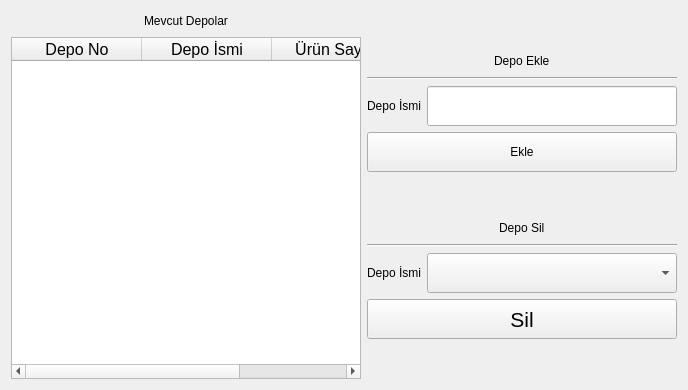
      <widget class="QWidget" name="tab_depo">
       <attribute name="title">
        <string>Depolar</string>
       </attribute>
       <layout class="QVBoxLayout" name="verticalLayout_7">
        <item>
         <layout class="QHBoxLayout" name="horizontalLayout_61">
          <item>
           <layout class="QHBoxLayout" name="horizontalLayout_59">
            <item>
             <layout class="QVBoxLayout" name="verticalLayout_13">
              <property name="sizeConstraint">
               <enum>QLayout::SetMinimumSize</enum>
              </property>
              <item>
               <layout class="QHBoxLayout" name="horizontalLayout_29">
                <item>
                 <spacer name="horizontalSpacer_28">
                  <property name="orientation">
                   <enum>Qt::Horizontal</enum>
                  </property>
                  <property name="sizeHint" stdset="0">
                   <size>
                    <width>40</width>
                    <height>20</height>
                   </size>
                  </property>
                 </spacer>
                </item>
                <item>
                 <widget class="QLabel" name="label_2">
                  <property name="text">
                   <string>Mevcut Depolar</string>
                  </property>
                 </widget>
                </item>
                <item>
                 <spacer name="horizontalSpacer_29">
                  <property name="orientation">
                   <enum>Qt::Horizontal</enum>
                  </property>
                  <property name="sizeHint" stdset="0">
                   <size>
                    <width>40</width>
                    <height>20</height>
                   </size>
                  </property>
                 </spacer>
                </item>
               </layout>
              </item>
              <item>
               <widget class="QTableWidget" name="table_depolar">
                <property name="minimumSize">
                 <size>
                  <width>350</width>
                  <height>300</height>
                 </size>
                </property>
                <property name="styleSheet">
                 <string notr="true">font: 10pt &quot;MS Shell Dlg 2&quot;;</string>
                </property>
                <attribute name="horizontalHeaderDefaultSectionSize">
                 <number>130</number>
                </attribute>
                <attribute name="horizontalHeaderStretchLastSection">
                 <bool>false</bool>
                </attribute>
                <attribute name="verticalHeaderVisible">
                 <bool>false</bool>
                </attribute>
                <attribute name="verticalHeaderCascadingSectionResizes">
                 <bool>false</bool>
                </attribute>
                <attribute name="verticalHeaderShowSortIndicator" stdset="0">
                 <bool>false</bool>
                </attribute>
                <column>
                 <property name="text">
                  <string>Depo No</string>
                 </property>
                 <property name="font">
                  <font>
                   <pointsize>12</pointsize>
                  </font>
                 </property>
                </column>
                <column>
                 <property name="text">
                  <string>Depo İsmi</string>
                 </property>
                 <property name="font">
                  <font>
                   <pointsize>12</pointsize>
                  </font>
                 </property>
                </column>
                <column>
                 <property name="text">
                  <string>Ürün Sayısı</string>
                 </property>
                 <property name="font">
                  <font>
                   <pointsize>12</pointsize>
                  </font>
                 </property>
                </column>
               </widget>
              </item>
             </layout>
            </item>
           </layout>
          </item>
          <item>
           <layout class="QVBoxLayout" name="verticalLayout_31">
            <item>
             <layout class="QVBoxLayout" name="verticalLayout_30">
              <item>
               <layout class="QVBoxLayout" name="verticalLayout_29">
                <item>
                 <spacer name="verticalSpacer_37">
                  <property name="orientation">
                   <enum>Qt::Vertical</enum>
                  </property>
                  <property name="sizeHint" stdset="0">
                   <size>
                    <width>20</width>
                    <height>40</height>
                   </size>
                  </property>
                 </spacer>
                </item>
                <item>
                 <layout class="QVBoxLayout" name="verticalLayout_26">
                  <item>
                   <layout class="QVBoxLayout" name="verticalLayout_24">
                    <item>
                     <layout class="QHBoxLayout" name="horizontalLayout_54">
                      <item>
                       <spacer name="horizontalSpacer_53">
                        <property name="orientation">
                         <enum>Qt::Horizontal</enum>
                        </property>
                        <property name="sizeHint" stdset="0">
                         <size>
                          <width>40</width>
                          <height>20</height>
                         </size>
                        </property>
                       </spacer>
                      </item>
                      <item>
                       <widget class="QLabel" name="label_3">
                        <property name="text">
                         <string>Depo Ekle</string>
                        </property>
                       </widget>
                      </item>
                      <item>
                       <spacer name="horizontalSpacer_54">
                        <property name="orientation">
                         <enum>Qt::Horizontal</enum>
                        </property>
                        <property name="sizeHint" stdset="0">
                         <size>
                          <width>40</width>
                          <height>20</height>
                         </size>
                        </property>
                       </spacer>
                      </item>
                     </layout>
                    </item>
                    <item>
                     <widget class="Line" name="line_2">
                      <property name="orientation">
                       <enum>Qt::Horizontal</enum>
                      </property>
                     </widget>
                    </item>
                    <item>
                     <layout class="QHBoxLayout" name="horizontalLayout_53">
                      <item>
                       <widget class="QLabel" name="label_6">
                        <property name="maximumSize">
                         <size>
                          <width>100</width>
                          <height>16777215</height>
                         </size>
                        </property>
                        <property name="text">
                         <string>Depo İsmi</string>
                        </property>
                       </widget>
                      </item>
                      <item>
                       <widget class="QLineEdit" name="depo_ekleme">
                        <property name="sizePolicy">
                         <sizepolicy hsizetype="Minimum" vsizetype="Fixed">
                          <horstretch>0</horstretch>
                          <verstretch>0</verstretch>
                         </sizepolicy>
                        </property>
                        <property name="minimumSize">
                         <size>
                          <width>250</width>
                          <height>40</height>
                         </size>
                        </property>
                        <property name="styleSheet">
                         <string notr="true">font: 14pt &quot;Georgia&quot;;</string>
                        </property>
                        <property name="text">
                         <string/>
                        </property>
                       </widget>
                      </item>
                     </layout>
                    </item>
                   </layout>
                  </item>
                  <item>
                   <layout class="QHBoxLayout" name="horizontalLayout_58">
                    <item>
                     <widget class="QPushButton" name="ekle_buton">
                      <property name="sizePolicy">
                       <sizepolicy hsizetype="Minimum" vsizetype="Fixed">
                        <horstretch>0</horstretch>
                        <verstretch>0</verstretch>
                       </sizepolicy>
                      </property>
                      <property name="minimumSize">
                       <size>
                        <width>130</width>
                        <height>40</height>
                       </size>
                      </property>
                      <property name="cursor">
                       <cursorShape>PointingHandCursor</cursorShape>
                      </property>
                      <property name="text">
                       <string>Ekle</string>
                      </property>
                     </widget>
                    </item>
                   </layout>
                  </item>
                 </layout>
                </item>
               </layout>
              </item>
              <item>
               <spacer name="verticalSpacer_38">
                <property name="orientation">
                 <enum>Qt::Vertical</enum>
                </property>
                <property name="sizeHint" stdset="0">
                 <size>
                  <width>20</width>
                  <height>40</height>
                 </size>
                </property>
               </spacer>
              </item>
             </layout>
            </item>
            <item>
             <layout class="QVBoxLayout" name="verticalLayout_28">
              <item>
               <layout class="QVBoxLayout" name="verticalLayout_27">
                <item>
                 <layout class="QVBoxLayout" name="verticalLayout_25">
                  <item>
                   <layout class="QHBoxLayout" name="horizontalLayout_55">
                    <item>
                     <spacer name="horizontalSpacer_55">
                      <property name="orientation">
                       <enum>Qt::Horizontal</enum>
                      </property>
                      <property name="sizeHint" stdset="0">
                       <size>
                        <width>40</width>
                        <height>20</height>
                       </size>
                      </property>
                     </spacer>
                    </item>
                    <item>
                     <widget class="QLabel" name="label_7">
                      <property name="text">
                       <string>Depo Sil</string>
                      </property>
                     </widget>
                    </item>
                    <item>
                     <spacer name="horizontalSpacer_56">
                      <property name="orientation">
                       <enum>Qt::Horizontal</enum>
                      </property>
                      <property name="sizeHint" stdset="0">
                       <size>
                        <width>40</width>
                        <height>20</height>
                       </size>
                      </property>
                     </spacer>
                    </item>
                   </layout>
                  </item>
                  <item>
                   <widget class="Line" name="line">
                    <property name="orientation">
                     <enum>Qt::Horizontal</enum>
                    </property>
                   </widget>
                  </item>
                  <item>
                   <layout class="QHBoxLayout" name="horizontalLayout_56">
                    <item>
                     <layout class="QHBoxLayout" name="horizontalLayout_57">
                      <item>
                       <widget class="QLabel" name="label_43">
                        <property name="maximumSize">
                         <size>
                          <width>100</width>
                          <height>16777215</height>
                         </size>
                        </property>
                        <property name="text">
                         <string>Depo İsmi</string>
                        </property>
                       </widget>
                      </item>
                      <item>
                       <widget class="QComboBox" name="depo_sil">
                        <property name="sizePolicy">
                         <sizepolicy hsizetype="Minimum" vsizetype="Fixed">
                          <horstretch>0</horstretch>
                          <verstretch>0</verstretch>
                         </sizepolicy>
                        </property>
                        <property name="minimumSize">
                         <size>
                          <width>250</width>
                          <height>40</height>
                         </size>
                        </property>
                       </widget>
                      </item>
                     </layout>
                    </item>
                   </layout>
                  </item>
                 </layout>
                </item>
               </layout>
              </item>
              <item>
               <layout class="QHBoxLayout" name="horizontalLayout_60">
                <item>
                 <widget class="QPushButton" name="delete_depo_btn">
                  <property name="sizePolicy">
                   <sizepolicy hsizetype="Minimum" vsizetype="Fixed">
                    <horstretch>0</horstretch>
                    <verstretch>0</verstretch>
                   </sizepolicy>
                  </property>
                  <property name="minimumSize">
                   <size>
                    <width>130</width>
                    <height>40</height>
                   </size>
                  </property>
                  <property name="font">
                   <font>
                    <family>Tahoma</family>
                    <pointsize>16</pointsize>
                    <weight>50</weight>
                    <italic>false</italic>
                    <bold>false</bold>
                    <underline>false</underline>
                    <strikeout>false</strikeout>
                   </font>
                  </property>
                  <property name="cursor">
                   <cursorShape>PointingHandCursor</cursorShape>
                  </property>
                  <property name="text">
                   <string>Sil</string>
                  </property>
                 </widget>
                </item>
               </layout>
              </item>
              <item>
               <spacer name="verticalSpacer_36">
                <property name="orientation">
                 <enum>Qt::Vertical</enum>
                </property>
                <property name="sizeHint" stdset="0">
                 <size>
                  <width>20</width>
                  <height>40</height>
                 </size>
                </property>
               </spacer>
              </item>
             </layout>
            </item>
           </layout>
          </item>
         </layout>
        </item>
       </layout>
      </widget>
